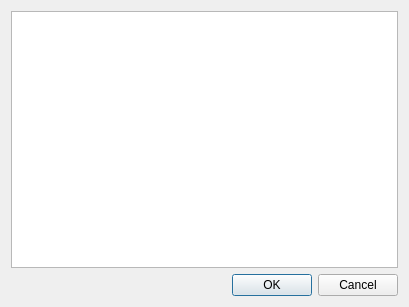
<?xml version="1.0" encoding="UTF-8"?>
<ui version="4.0">
 <class>Selections</class>
 <widget class="QDialog" name="Selections">
  <property name="geometry">
   <rect>
    <x>0</x>
    <y>0</y>
    <width>409</width>
    <height>307</height>
   </rect>
  </property>
  <property name="windowTitle">
   <string>Dialog</string>
  </property>
  <layout class="QVBoxLayout" name="verticalLayout">
   <item>
    <widget class="QListWidget" name="listWidget"/>
   </item>
   <item>
    <widget class="QDialogButtonBox" name="buttonBox">
     <property name="orientation">
      <enum>Qt::Horizontal</enum>
     </property>
     <property name="standardButtons">
      <set>QDialogButtonBox::Cancel|QDialogButtonBox::Ok</set>
     </property>
    </widget>
   </item>
  </layout>
 </widget>
 <resources/>
 <connections>
  <connection>
   <sender>buttonBox</sender>
   <signal>accepted()</signal>
   <receiver>Selections</receiver>
   <slot>accept()</slot>
   <hints>
    <hint type="sourcelabel">
     <x>248</x>
     <y>254</y>
    </hint>
    <hint type="destinationlabel">
     <x>157</x>
     <y>274</y>
    </hint>
   </hints>
  </connection>
  <connection>
   <sender>buttonBox</sender>
   <signal>rejected()</signal>
   <receiver>Selections</receiver>
   <slot>reject()</slot>
   <hints>
    <hint type="sourcelabel">
     <x>316</x>
     <y>260</y>
    </hint>
    <hint type="destinationlabel">
     <x>286</x>
     <y>274</y>
    </hint>
   </hints>
  </connection>
 </connections>
</ui>
